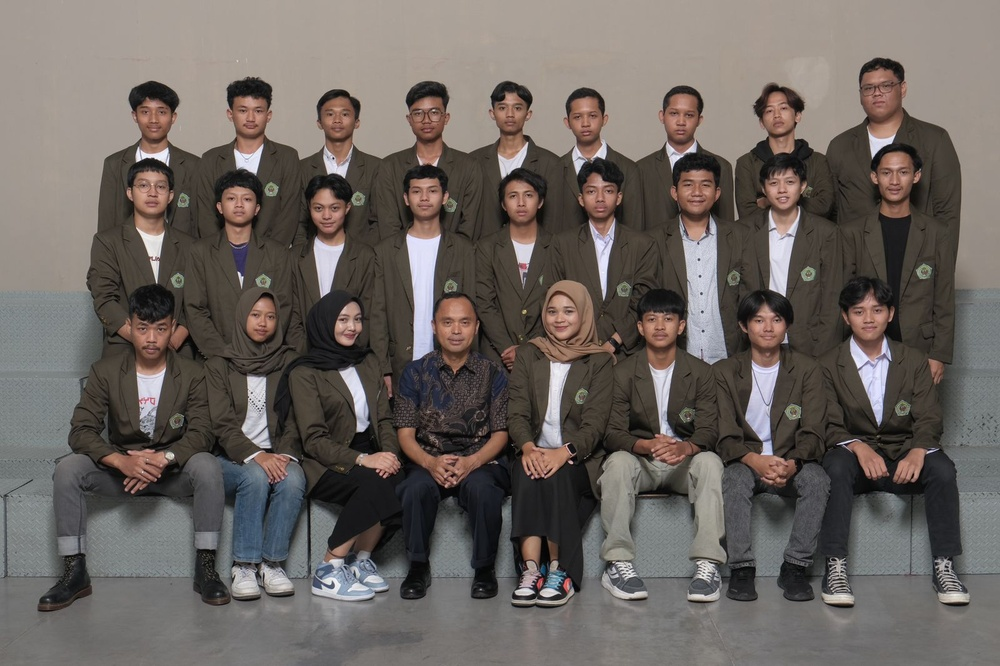
#> input picture udemy/PythonZeroToHeroMasterCodingWthRealProject/IntermediateProject/1710373864468.jpg, 1000 x 666 px, shrunk from 1600 x 1066 before the run
$ python face_detector_pro.py
#> lines starting #> are read from the running program, lines starting #| are printed output that depends on the picture; after the words box and inside, x2 and y2 are one past the last pixel; in counts of white or black regions, pixels touching at a corner belong together
import cv2
import sys

face_cascade = cv2.CascadeClassifier('face_detector.xml')
img = cv2.imread('1710373864468.jpg')
#> img is the input picture: shape (666, 1000, 3); mean B, G, R 95.3, 99.8, 107.1

if img is None:
    print("Error: Gambar tidak ditemukan atau tidak bisa dibaca.")
    print("Pastikan '1710373864468.jpg' ada di folder yang sama dengan skrip.")
    sys.exit()

faces = face_cascade.detectMultiScale(img, 1.1, 4)
#> faces = [[306, 190, 39, 39], [132, 92, 42, 42], [134, 314, 36, 36], [433, 301, 48, 48], [742, 294, 52, 52]]

for (x, y, w, h) in faces:
    cv2.rectangle(img, (x, y), (x + w, y + h), (255, 0, 0), 2)
#> this loop made 5 passes
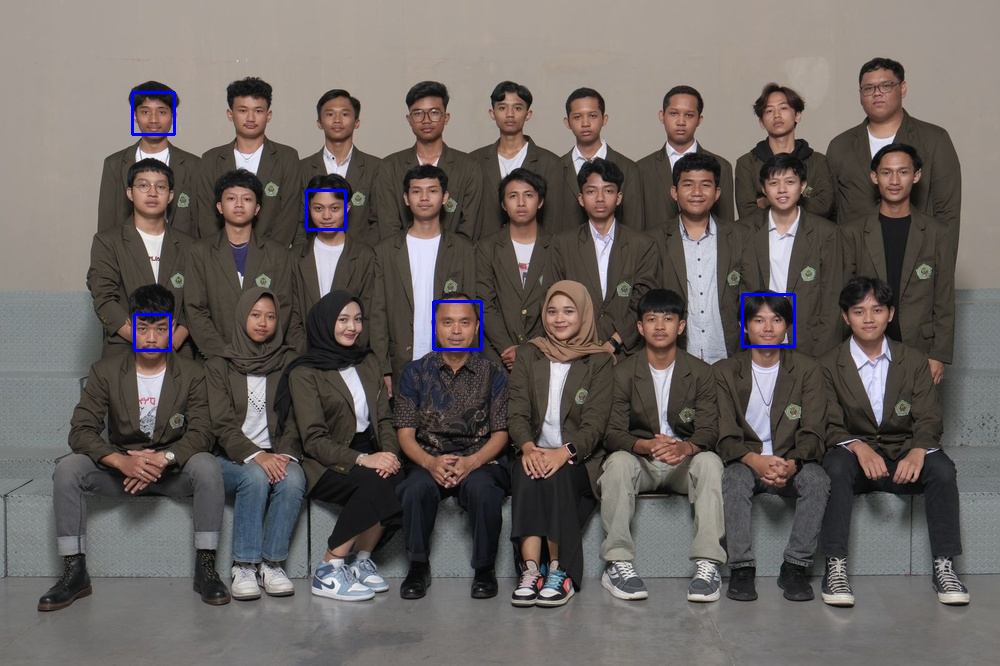
#> img: shape (666, 1000, 3); 0.39% of pixels changed, all inside (x1, y1, x2, y2) = (131, 91, 796, 352)

cv2.imwrite('detected_faces.jpg', img)
print('successfully saved!')
